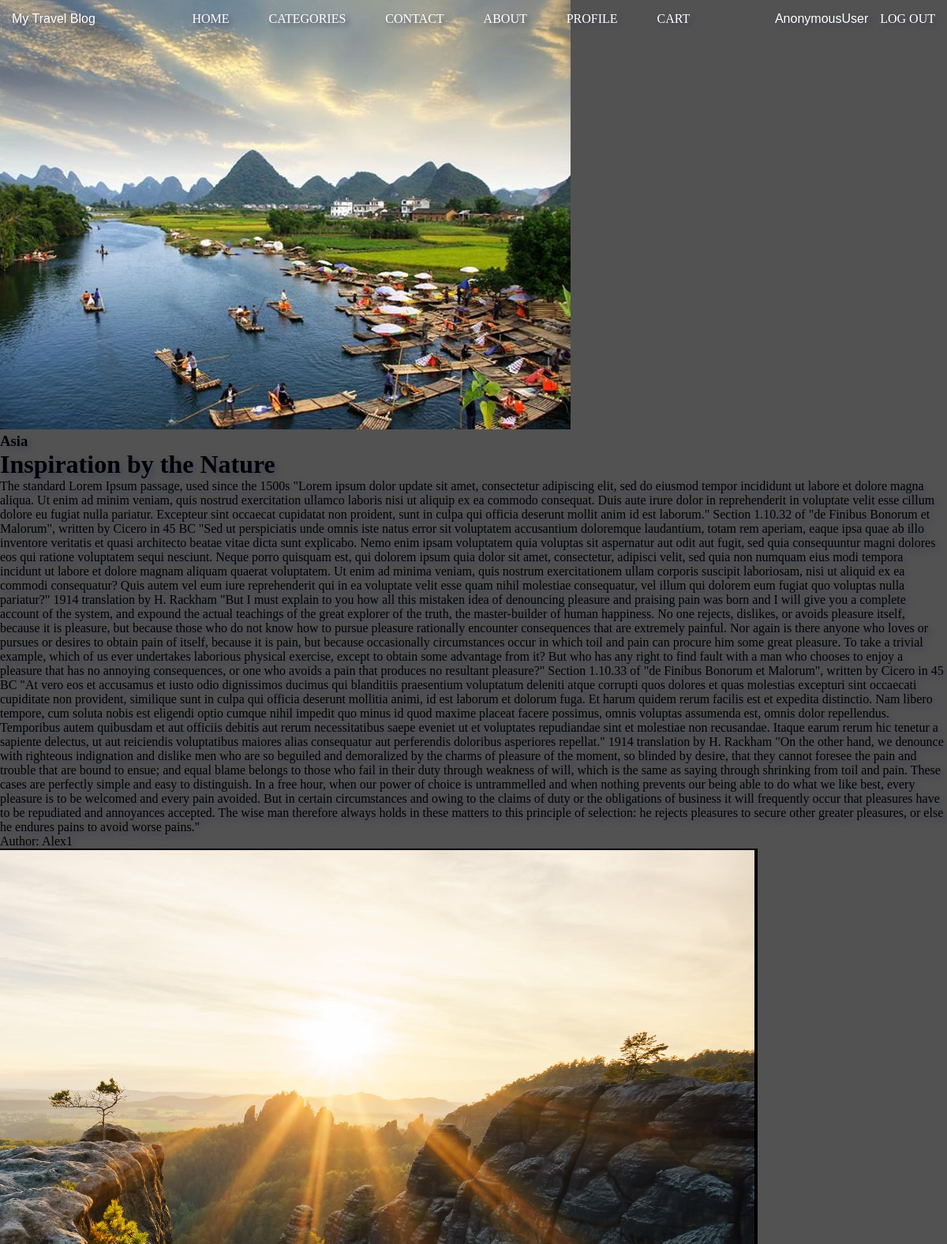
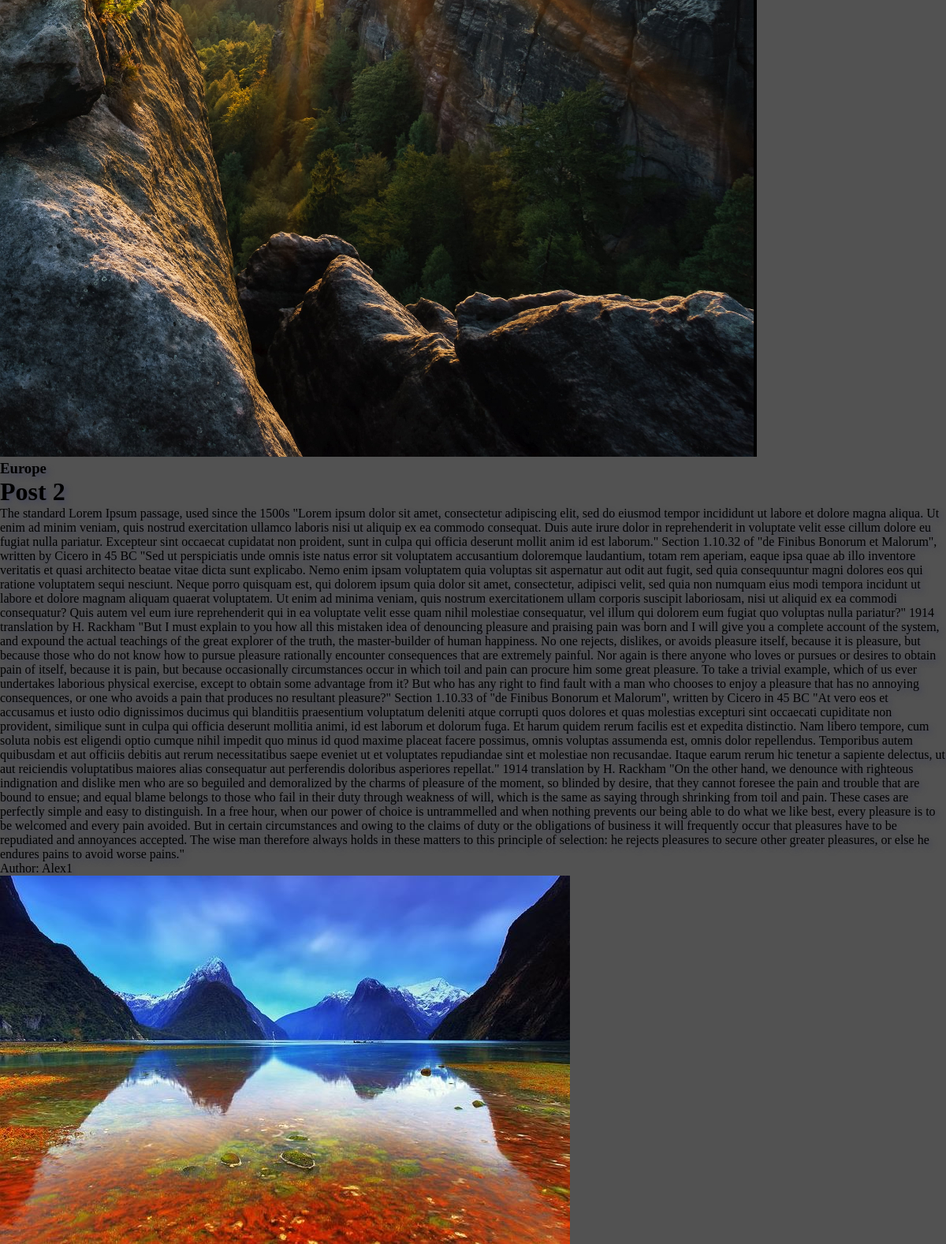
The app's page /posts/all_posts/ (upper part) with its own data (2 pictures, top to bottom).
### posts/models.py (models this page shows, shortened)
class Post(models.Model):
    title = models.CharField(
        null=True,
        max_length=50
    )
    slug = models.SlugField(
        null=True,
    )
    body = models.TextField(
        null=True,
    )
    snippet = models.TextField(
        null=True,
        max_length=200,
    )
    image = models.ImageField(
        null=True,
        upload_to='post_images/%Y/%m/%d'
    )
    category = models.ForeignKey(
        Category,
        on_delete=models.CASCADE,
        null=True,
    )
    author = models.ForeignKey(
        BlogUser,
        on_delete=models.CASCADE,
        null=True,
    )
    views = models.IntegerField(
        default=0,
    )
    likes = models.ManyToManyField(
        BlogUser,
        default=0,
        related_name='likes',
    )

class Category(models.Model):
    name = models.CharField(
        null=True,
        max_length=50
    )
    slug = models.SlugField(
        null=True,
    )
    snippet = models.TextField(
        null=True,
        max_length=200,
    )
    image = models.ImageField(
        null=True,
        upload_to=('categories/%Y/%m/%d')
    )
    image_header = models.ImageField(
        null=True,
        upload_to=('categories/%Y/%m/%d')
    )
    def __str__(self):
        return self.name

### users/models.py (models this page shows, shortened)
class BlogUser(AbstractUser):
    photo = models.ImageField(
        null=True,
        upload_to='photo/%Y/%m/%d'
    )
    is_admin = models.BooleanField(
        default=False,
    )
    is_director = models.BooleanField(
        default=False,
    )
    REQUIRED_FIELDS = ['email']

### posts/views.py (the view)
# urls.py: path('all_posts/', AllPosts.as_view(), name='all_posts'),
class AllPosts(ListView):
    model = Post
    context_object_name = 'posts'
    queryset = Post.objects.all()
    template_name = 'all_posts.html'

### posts/templates/all_posts.html (shortened to what this page needs)
{% extends 'base.html' %}
  {% block content %}
{% for post in posts %}
    {% if post.image %}
  <img src="{{ post.image.url }}" alt="">
    {% else %}
  <p>No image</p>
    {% endif %}
  <h3>{{ post.category }}</h3>
  <h1>{{ post.title }}</h1>
  <p>{{ post.body }}</p>
  <p>Author: {{ post.author.username }}</p>
{% endfor %}
  {% endblock %}

### static/css/base.css (style rules this page uses)
* { margin: 0; padding: 0; }
body { background-color: #525252; }

### static/css/header.css (style rules this page uses)
* { text-shadow: 4px 4px 6px rgba(66, 68, 90, 1); margin: 0; padding: 0; }

### records on screen
Post: image (picture), category "Asia", title "Inspiration by the Nature", body "The standard Lorem Ipsum passage, used since the 1500s \"Lorem ipsum dolor update sit amet, consectetur adipiscing elit, sed do eiusmod tempor incididunt ut labore et dolore magna aliqua. Ut enim ad minim veniam, quis nostrud exercitation ullamco laboris nisi ut aliquip ex ea commodo consequat. Duis aute irure dolor in reprehenderit in voluptate velit esse cillum dolore eu fugiat nulla pariatur. Excepteur sint occaecat cupidatat non proident, sunt in culpa qui officia deserunt mollit anim id est laborum.\" Section 1.10.32 of \"de Finibus Bonorum et Malorum\", written by Cicero in 45 BC \"Sed ut perspiciatis unde omnis iste natus error sit voluptatem accusantium doloremque laudantium, totam rem…", author.username "Alex1"
Post: image (picture), category "Europe", title "Post 2", body "The standard Lorem Ipsum passage, used since the 1500s \"Lorem ipsum dolor sit amet, consectetur adipiscing elit, sed do eiusmod tempor incididunt ut labore et dolore magna aliqua. Ut enim ad minim veniam, quis nostrud exercitation ullamco laboris nisi ut aliquip ex ea commodo consequat. Duis aute irure dolor in reprehenderit in voluptate velit esse cillum dolore eu fugiat nulla pariatur. Excepteur sint occaecat cupidatat non proident, sunt in culpa qui officia deserunt mollit anim id est laborum.\" Section 1.10.32 of \"de Finibus Bonorum et Malorum\", written by Cicero in 45 BC \"Sed ut perspiciatis unde omnis iste natus error sit voluptatem accusantium doloremque laudantium, totam rem aperiam,…", author.username "Alex1"
Post: image (picture)

### other values on screen
{{ request.user }} "AnonymousUser"
